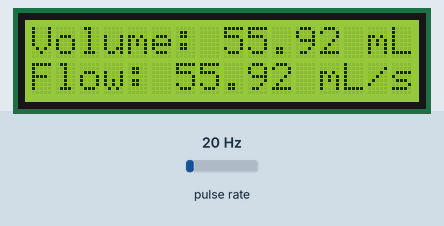
This sketch was run on a simulated Arduino Uno, built with avr-gcc and run on an emulated ATmega328P. Parts: 16×2 character LCD. Wiring (inferred from the names in the program): pulse sensor: data pin 2. The test bench sets the inputs (shaded band); at power-on: pulse rate 20 Hz. What the sketch prints to the serial monitor is not drawn.

Above: at 1.2 s.
1.3 s: pulse rate (sensor on pin 2) set to 4 Hz
At 1.9 s:
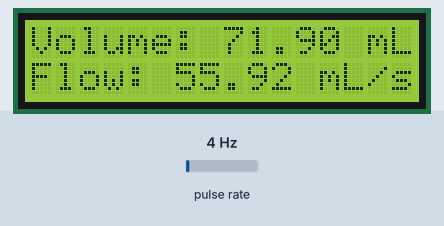
3.5 s: pulse rate (sensor on pin 2) set to 50 Hz
At 4.5 s:
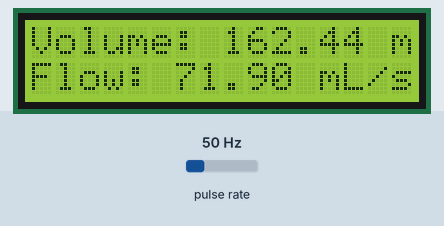
6.1 s: pulse rate (sensor on pin 2) set to 4 Hz
At 7.5 s:
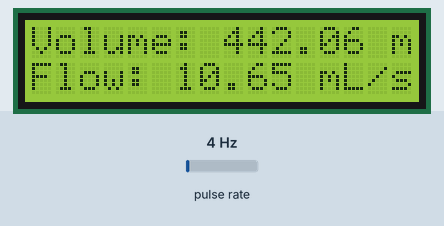
Timing chart, 0 to 9.1 s (numbered marks = the images above; inputs shaded):
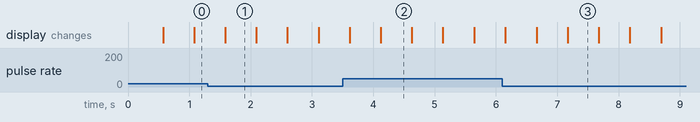

The sketch:

_volume_Measurement_flow_rate_withLCD.ino
```cpp
//Code written by Swarup Chanda for Dialysis Machine Project

#include <LiquidCrystal.h>


LiquidCrystal lcd(7, 8, 9, 10, 11, 12);

int sensorPin = 2;
volatile long pulse;
volatile long pulseLastSecond;
unsigned long lastTime;
float totalVolume;
float currentFlowRate;

void setup() {
  pinMode(sensorPin, INPUT);
  Serial.begin(9600);
  attachInterrupt(digitalPinToInterrupt(sensorPin), increase, RISING);

  // Set up the LCD number of cols and rows
  lcd.begin(16, 2);
}

void loop() {
  // Calculates the total volume
  totalVolume = 2.663 * pulse;

  // Calculates the flow rate
  if (millis() - lastTime > 1000) {
    currentFlowRate = 2.663 * pulseLastSecond;
    pulseLastSecond = 0;
    lastTime = millis();
  }

  // Prints the total volume and the current flow rate to Serial Monitor
  Serial.print("Total Volume transferred: ");
  Serial.print(totalVolume);
  Serial.println("mL");

  Serial.print("Current Flow Rate: ");
  Serial.print(currentFlowRate);
  Serial.println(" mL/s");

  // Print the total volume and the current flow rate to LCD
  lcd.setCursor(0, 0);
  lcd.print("Volume: ");
  lcd.print(totalVolume);
  lcd.print(" mL");

  lcd.setCursor(0, 1);
  lcd.print("Flow: ");
  lcd.print(currentFlowRate);
  lcd.print(" mL/s");

  delay(500); // Adjust the delay as needed for your requirements
}

void increase() {
  pulse++;
  pulseLastSecond++;
}
```

Measured:
- what the display in image 1 shows lasts 0.5 s, from 1.6 s to 2.1 s
